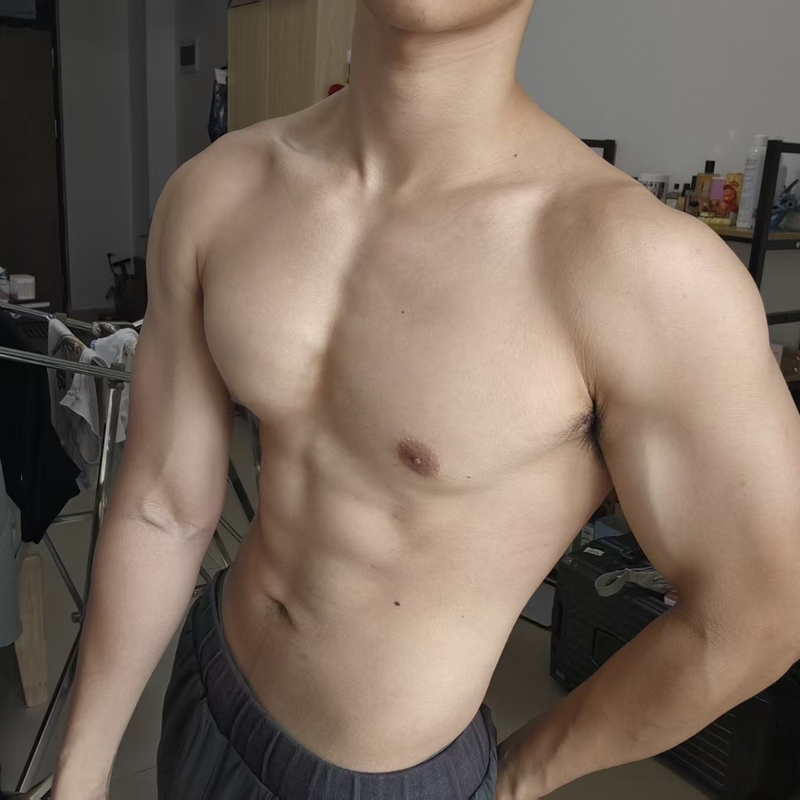
#> input picture assets/photos/gym.jpg, 800 x 800 px, found by its file name; its folder holds 4 pictures in this run
$ python recompose_photos.py
#> lines starting #> are read from the running program, lines starting #| are printed output that depends on the picture; after the words box and inside, x2 and y2 are one past the last pixel; in counts of white or black regions, pixels touching at a corner belong together
#!/usr/bin/env python3
"""Rebuild life photos: blurred original background + sharp original foreground (rounded).
No more cutout — keeps full figure, avoids 'no head/no feet' problem."""
from PIL import Image, ImageFilter, ImageDraw
import os

SITE = '/home/user/.super_doubao/super-doubao-runtime/workspace/site'
SRC = os.path.join(SITE, 'assets/photos')
OUT = os.path.join(SITE, 'assets/photos/composed')
os.makedirs(OUT, exist_ok=True)

CANVAS = (1024, 1280)
BLUR_RADIUS = 28
FG_RATIO = 0.68  # foreground width as fraction of canvas width

def cover_crop(img, tw, th):
    """Center-crop image to exactly tw x th (cover fit)."""
    w, h = img.size
    scale = max(tw / w, th / h)
    nw, nh = int(w * scale), int(h * scale)
    img = img.resize((nw, nh), Image.LANCZOS)
    left = (nw - tw) // 2
    top = (nh - th) // 2
    return img.crop((left, top, left + tw, top + th))

def rounded_mask(size, radius):
    mask = Image.new('L', size, 0)
    draw = ImageDraw.Draw(mask)
    draw.rounded_rectangle([0, 0, size[0]-1, size[1]-1], radius=radius, fill=255)
    return mask

items = ['gym', 'nyc', 'coffee', 'referee', 'captain']

for name in items:
    src_path = os.path.join(SRC, f'{name}.jpg')
    if not os.path.exists(src_path):
        print(f'skip {name}: not found'); continue
    img = Image.open(src_path).convert('RGB')
#> img is the input picture: PIL image 800x800 RGB; mean R, G, B 122.9, 107.1, 94.7

    # background: cover-crop to canvas, heavy blur, darken slightly
    bg = cover_crop(img, CANVAS[0], CANVAS[1])
#> in cover_crop, `return img.crop((left, top, left + tw, top + th))`:
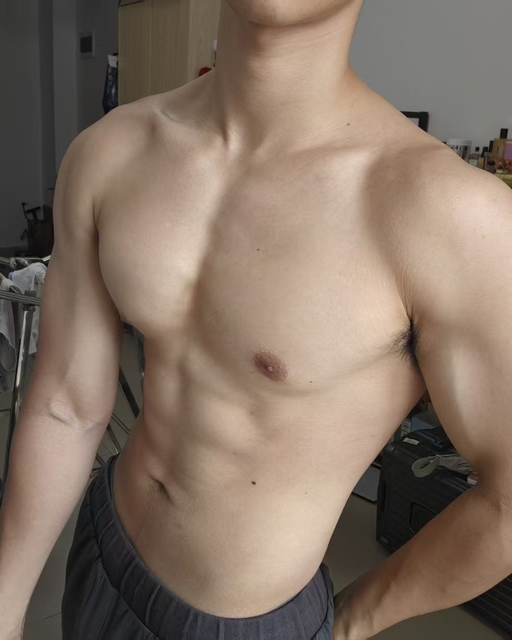
#> returned value: PIL image 1024x1280 RGB (shown at 1/2 size); mean R, G, B 132.2, 114.5, 100.8
    bg = bg.filter(ImageFilter.GaussianBlur(radius=BLUR_RADIUS))
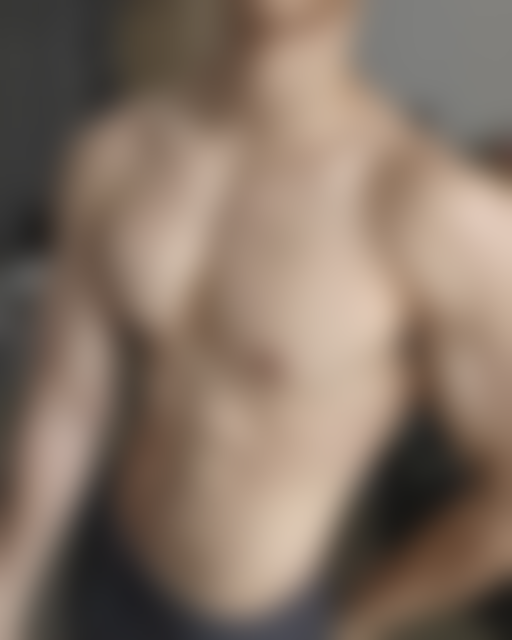
#> bg: PIL image 1024x1280 RGB (shown at 1/2 size); mean R, G, B 132.1, 114.5, 100.8
    # darken bg for text readability
    from PIL import ImageEnhance
    bg = ImageEnhance.Brightness(bg).enhance(0.55)
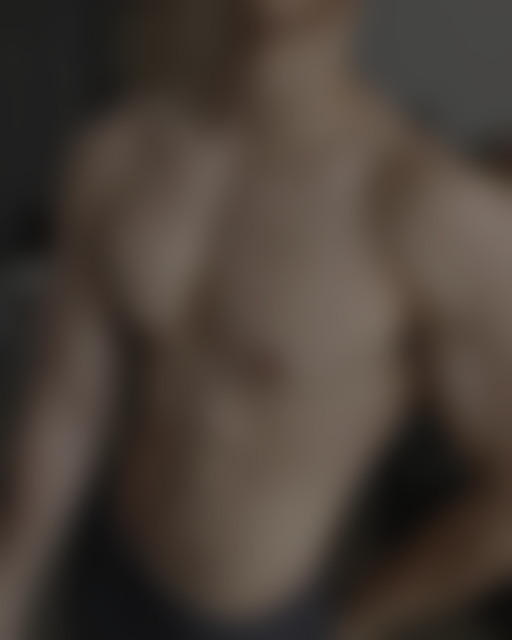
#> bg: PIL image 1024x1280 RGB (shown at 1/2 size); mean R, G, B 72.2, 62.5, 55

    # foreground: scale to FG_RATIO of canvas width, keep aspect
    fw = int(CANVAS[0] * FG_RATIO)
    fh = int(fw * img.size[1] / img.size[0])
#> fh = 696
    fg = img.resize((fw, fh), Image.LANCZOS)

    # round corners
    radius = 28
    mask = rounded_mask((fw, fh), radius)
#> in rounded_mask, `mask = Image.new('L', size, 0)`: mask: PIL image 696x696 L; every value is 0
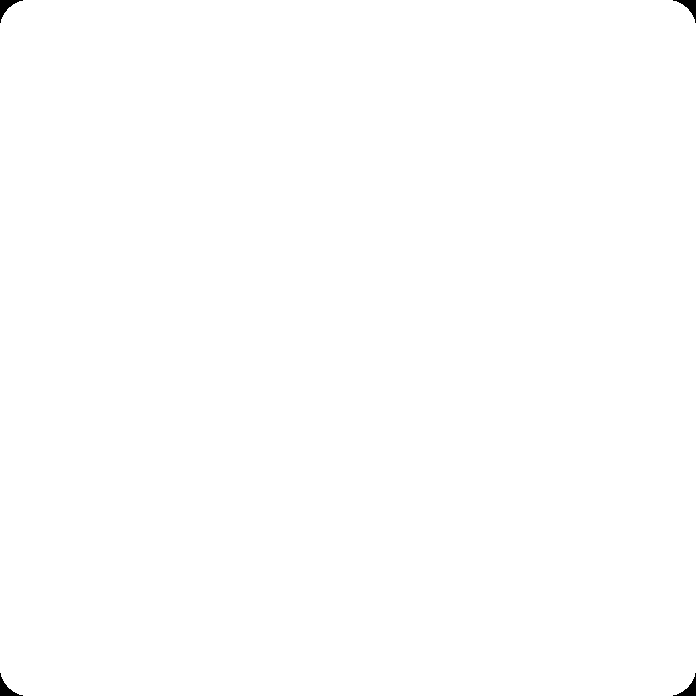
#> mask: PIL image 696x696 L; 99.9% white; 4 black regions, box (x1, y1, x2, y2) and area: (0, 0, 23, 23) 174, (673, 0, 696, 23) 174, (0, 673, 23, 696) 174, (673, 673, 696, 696) 174

    # compose: bg full, fg centered horizontally, slightly above center
    canvas = bg.copy()
    fx = (CANVAS[0] - fw) // 2
    fy = int(CANVAS[1] * 0.46) - fh // 2  # slightly above center
#> fy = 240
    canvas.paste(fg, (fx, fy), mask)
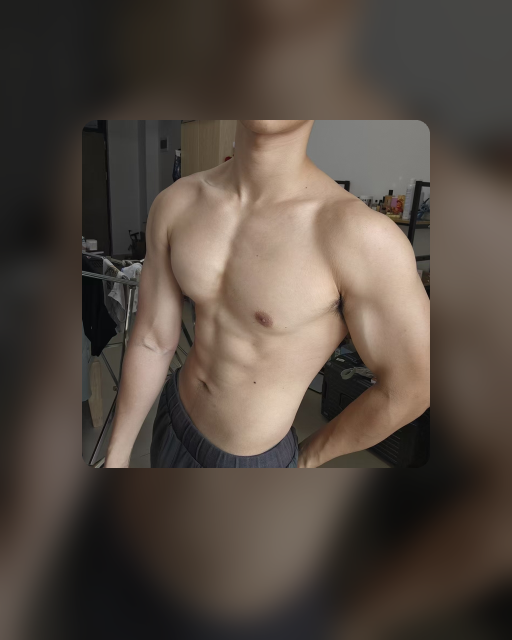
#> canvas: PIL image 1024x1280 RGB (shown at 1/2 size); mean R, G, B 85, 74.2, 65.7

    out_path = os.path.join(OUT, f'{name}.jpg')
    canvas.save(out_path, 'JPEG', quality=88)
    print(f'composed {name}: {fw}x{fh} fg on {CANVAS} canvas -> {out_path}')
#| composed gym: 696x696 fg on (1024, 1280) canvas -> /home/user/.super_doubao/super-doubao-runtime/workspace/site/assets/photos/composed/gym.jpg
#> pass 2 of the loop `for name in items:`:
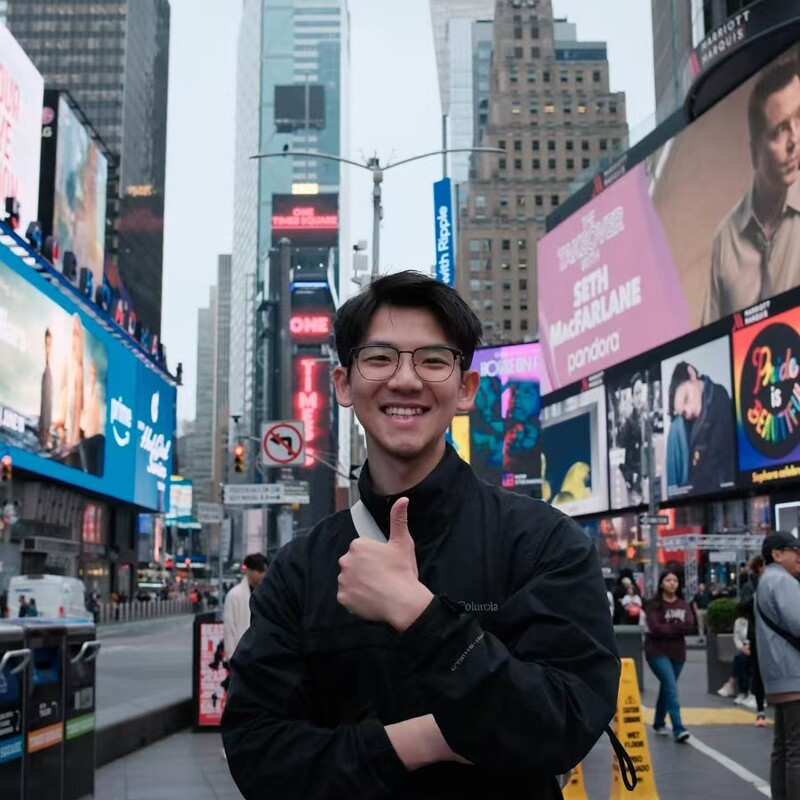
#> input picture assets/photos/nyc.jpg, 800 x 800 px, found by its file name
#> img is the input picture: PIL image 800x800 RGB; mean R, G, B 105, 107.2, 114.9
#> img: PIL image 1280x1280 RGB
#> `bg = bg.filter(ImageFilter.GaussianBlur(radius=BLUR_RADIUS))`:
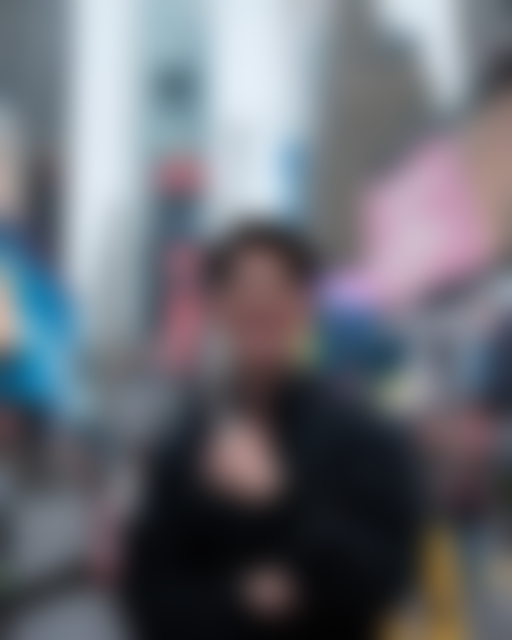
#> bg: PIL image 1024x1280 RGB (shown at 1/2 size); mean R, G, B 105.8, 108.5, 116.5
#> `canvas.paste(fg, (fx, fy), mask)`:
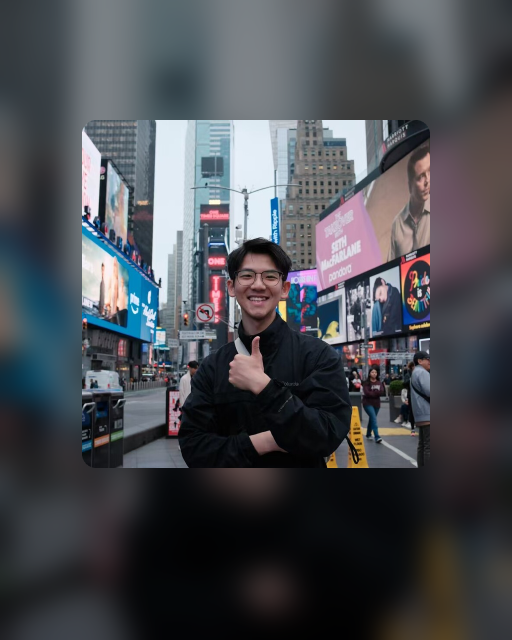
#> canvas: PIL image 1024x1280 RGB (shown at 1/2 size); mean R, G, B 72.9, 75.4, 80.8
#| composed nyc: 696x696 fg on (1024, 1280) canvas -> /home/user/.super_doubao/super-doubao-runtime/workspace/site/assets/photos/composed/nyc.jpg
#> pass 3 of the loop `for name in items:`:
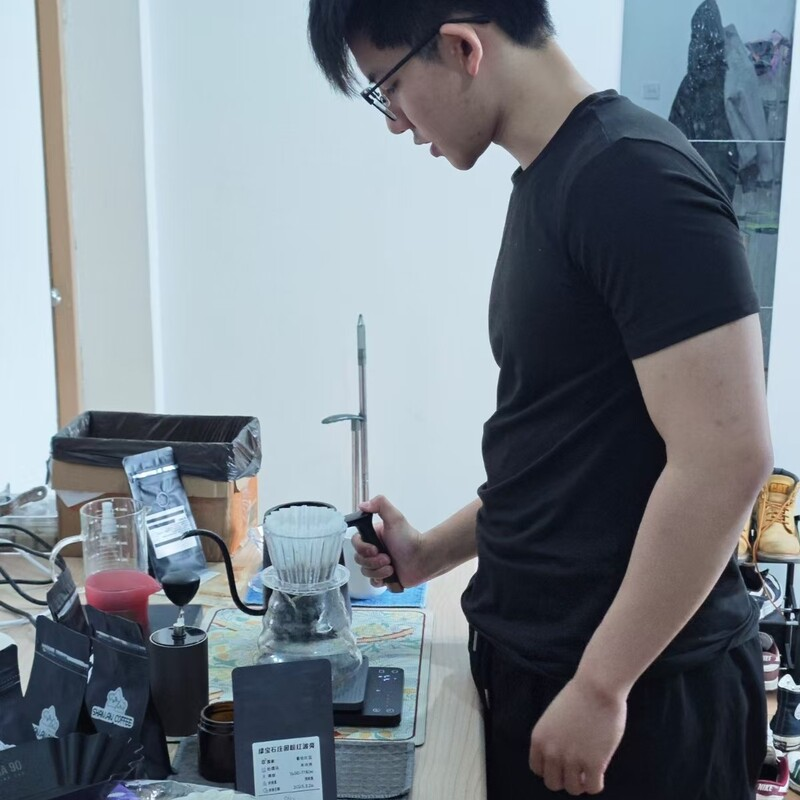
#> input picture assets/photos/coffee.jpg, 800 x 800 px, found by its file name
#> img is the input picture: PIL image 800x800 RGB; mean R, G, B 120.2, 129.2, 137.4
#> img: PIL image 1280x1280 RGB
#> in cover_crop (call 3), `return img.crop((left, top, left + tw, top + th))`:
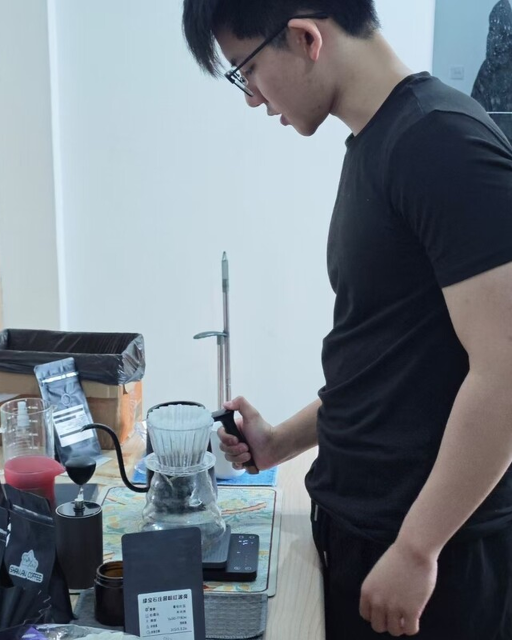
#> returned value: PIL image 1024x1280 RGB (shown at 1/2 size); mean R, G, B 117.4, 126.4, 134.8
#> `canvas.paste(fg, (fx, fy), mask)`:
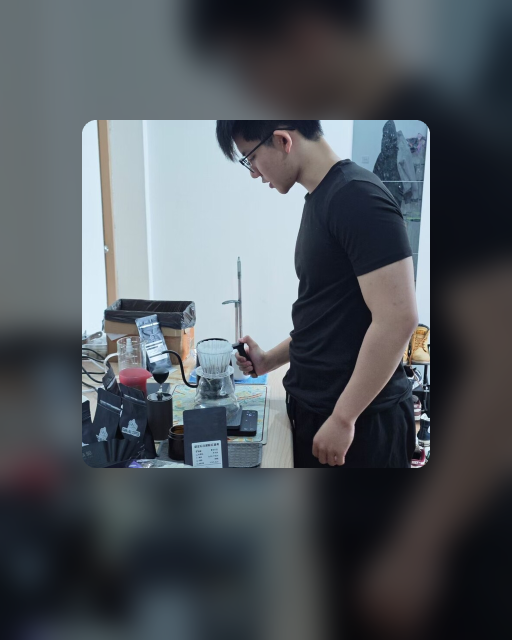
#> canvas: PIL image 1024x1280 RGB (shown at 1/2 size); mean R, G, B 80.9, 86.9, 92.7
#| composed coffee: 696x696 fg on (1024, 1280) canvas -> /home/user/.super_doubao/super-doubao-runtime/workspace/site/assets/photos/composed/coffee.jpg
#> the loop made 5 passes; the first 3 are shown

print('done')
